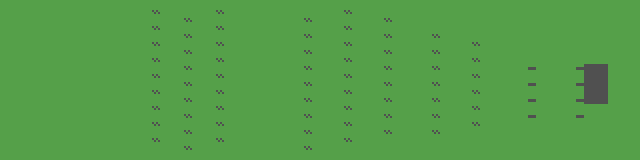

This game map was drawn from its Tiled (.tmx) file and the tilesets committed beside it. A one-line description and the trimmed map source follow:
An orthogonal 80x20 tile map with 8x8 px tiles, 2 tile layers (color, tiles), 3 hidden layers not drawn.

<map version="1.10" tiledversion="1.12.2" orientation="orthogonal" renderorder="right-down" width="80" height="20" tilewidth="8" tileheight="8" infinite="0" backgroundcolor="#404040" nextlayerid="10" nextobjectid="1">
 <tileset firstgid="1" source="tiles.tsx" />
 <layer id="1" name="color" width="80" height="20">
  <data>[1600 cells, 1600 non-empty, 1 distinct tile ids]</data>
 </layer>
 <layer id="5" name="rooms" width="80" height="20" visible="0">
  <data>[1600 cells, 1600 non-empty, 6 distinct tile ids]</data>
 </layer>
 <layer id="2" name="tiles" width="80" height="20">
  <data>[1600 cells, 90 non-empty, 4 distinct tile ids]</data>
 </layer>
 <layer id="4" name="properties" width="80" height="20" visible="0">
  <data>[1600 cells, 62 non-empty, 6 distinct tile ids]</data>
 </layer>
 <layer id="6" name="actors" width="80" height="20" visible="0">
  <data>[1600 cells, 7 non-empty, 1 distinct tile ids]</data>
 </layer>
</map>
